Frame 1 (no input): blank canvas, image omitted
Frame 60 (the mouse pressed at the canvas centre just before this capture): blank canvas, image omitted
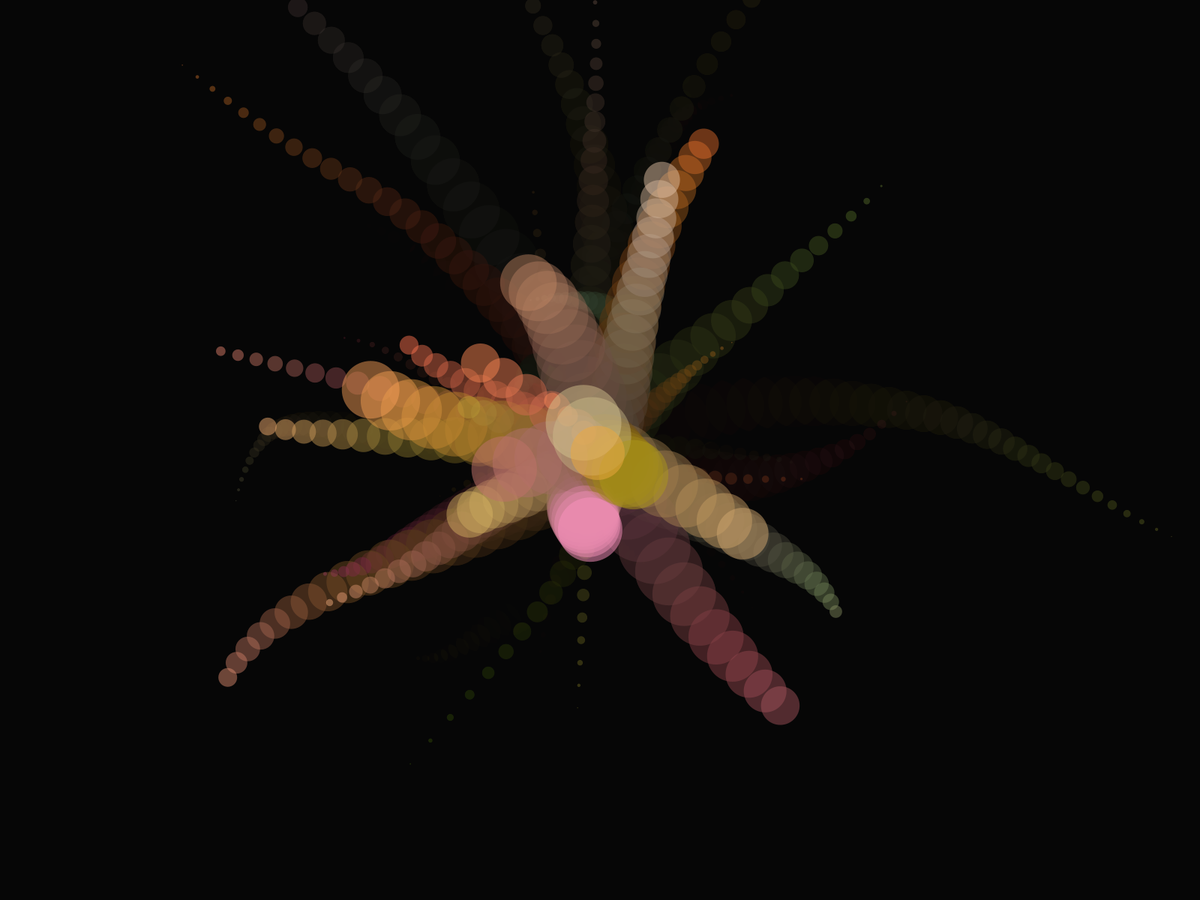
Frame 120 (the mouse held since frame 60 and released just before this capture)

The Processing sketch whose frames 1 and 60 were blank and that drew this single picture after the mouse press (run headless with seeded random() and noise(); from frame 60 on, the mouse is pressed at the canvas centre):

// Processing sketch: Exercise3_Jiafeng_Chen
// ── Exercise3_Jiafeng_Chen.pde
/*  
 PAT 204 - Creative Coding for Music – Fall 2021
 Instructor: Zeynep Özcan, PhD <ozcanz@umich.edu>
 
 Exercise 3 : Interactive Sketch Design
 
Design an interactive sketch that relies on iterative processes to
create emergent complexities out of simple forms and rule systems
such as those that are based on conditional statements.

RULES:
 -! Your code must include "one" function or one new trick that you learn from the processing referance page.
 Don't forget to comment about it.
 
 -! Your code must have interaction elements (for example mouseX, mouseY, keyPressed, etc.)
 
 -! After you are happy with your design take a screenshot of your sketch and include the screenshot of it in your zip file. 

 Here is a possible path to follow for this assignment:
 * Start with simple form, like a rectangle or a circle.
 * Apply a simple process (e.g., random changes in movement, color, or shape),
 which you might constrain with conditional statements (e.g. if the movement
 crosses a certain boundary, revert it, change the color, move to oposite direction ,etc.).
 * Apply iteration (e.g., for or while loops) to this simple process
 so that it creates unexpected or emergent new forms and behaviors.
 * try noise() function for organic random changes
 * You can use arrays to multiply this process. It is up to you. Using arrays is optional. 
 * Add user interaction elements that will allow the user to influence
 this process. You could use mouse position or clicks, keyboard input,
 or textual feedback via the console. 
 
  https://processing.org/reference/
  
  Feel free to reach out to me via email or on Canvas if you have
  questions about this assignment. 
*/

// Interactive visual

// Create empty arrays of circles' initial size, posX, posY and color
float [ ] sizeArray = {};
float [] posXArray = {};
float [] posYArray = {};
color [] colorArray = {};

void setup() {
  fullScreen();
  // colorMode(HSB, 255);
  background(255);
}

void draw () {
  noStroke();
  
  // Black transparent background to show fading traces
  fill(0, 20);
  rect(0, 0, width, height);
  
  // Create circles as mouse is pressed
  if (mousePressed) {
    // The append function is a new trick I've learned from the Processing reference page.
    // It adds new element to the end of an array. Here we create a new circle's corresponding
    // position, size and color with some randomization
    posXArray = append(posXArray, mouseX);
    posYArray = append(posYArray, mouseY);
    sizeArray = append(sizeArray, random(30, 120));
    colorArray = append(colorArray, color(random(30, 255), random(20, 30), random(40, 255)));
  }
  
  // Draw circles
  for (int i = 0; i < posXArray.length; i++) {
    // Only draw the circles that have positive size, i.e. haven't disappeared
    if (sizeArray[i] > 0) {
      noiseSeed(i);
      
      // Fill the color of the circle, with a noisy decrement for all RGB fields, and a noisy value for alpha
      fill(
      float((colorArray[i] >> 16) & 0xFF) + map(noise(millis()/500., 70), 0, 1, -(colorArray[i] >> 16) & 0xFF, 0), 
      float((colorArray[i] >> 8) & 0xFF) + map(noise(millis()/500., 10), 0, 1, -(colorArray[i] >> 8) & 0xFF, 0), 
      float(colorArray[i] & 0xFF) + map(noise(millis()/500., 30), 0, 1, -(colorArray[i] & 0xFF), 30), 
      map(noise(millis()/500., 60), 0, 1, 100, 150)
      ); 
      
      // Apply noisy movement to the circle
      posXArray[i] = posXArray[i] + map(noise(millis()/1000., 70), 0, 1, -50, 50);
      posYArray[i] = posYArray[i] + map(noise(millis()/1000., 40), 0, 1, -50, 50);
      
      ellipse(posXArray[i], posYArray[i], sizeArray[i], sizeArray[i]);
      
      // Decrease the size of the circle also in a noisy manner
      sizeArray[i] = sizeArray[i] - noise(millis()/10000., 30)*8;
    }
  }
}
